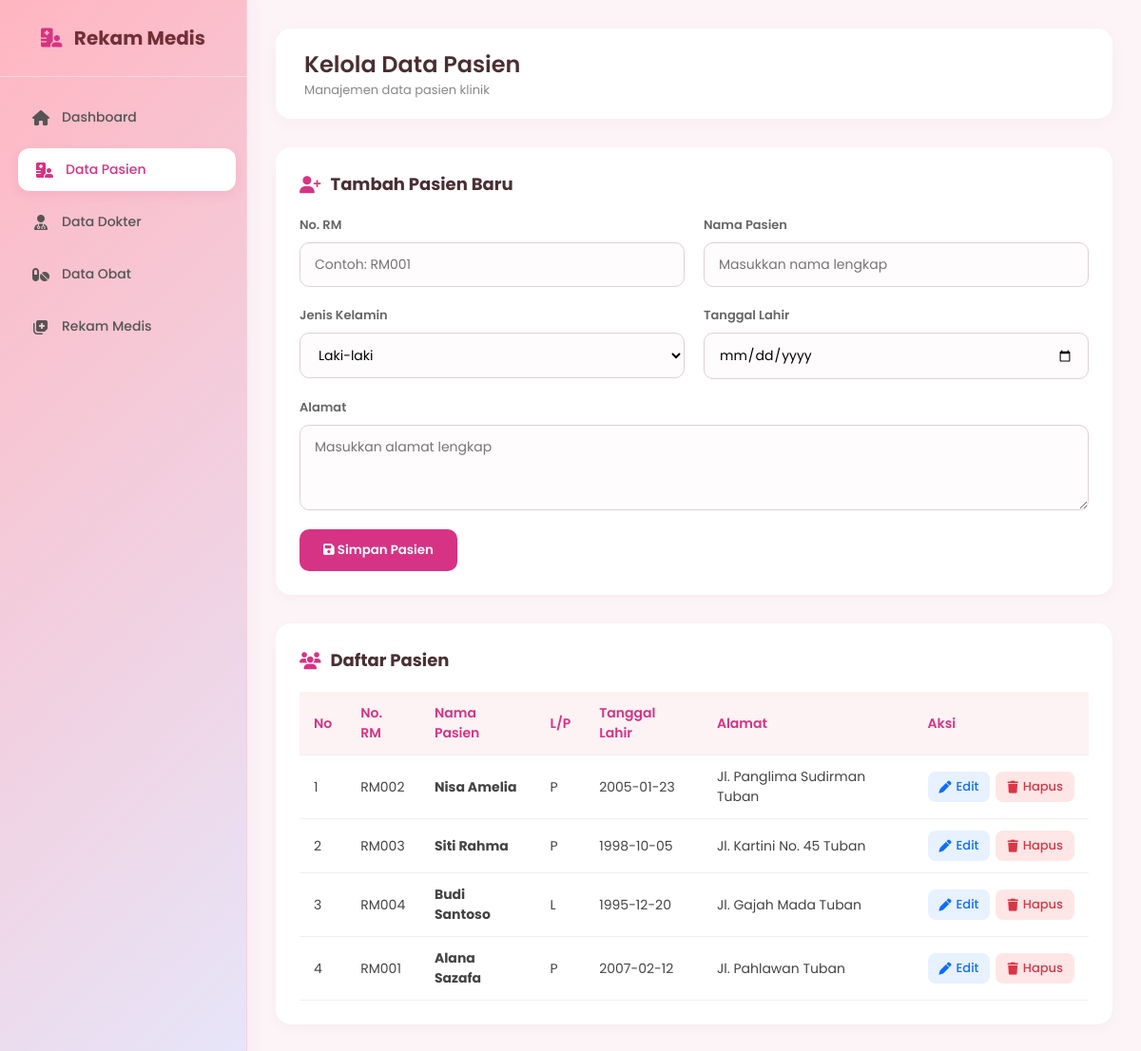
The app's page /pasien.php with its own data.
### tables this page shows
CREATE TABLE `pasien` (
  `id_pasien` int(11) NOT NULL,
  `no_rm` varchar(20) NOT NULL,
  `nama_pasien` varchar(100) NOT NULL,
  `jenis_kelamin` enum('L','P') NOT NULL,
  `tanggal_lahir` date NOT NULL,
  `alamat` text NOT NULL
);

### pasien.php (the view, shortened to what this page needs)
<?php
include 'koneksi.php';
$edit_Data = null;
?>
<!DOCTYPE html>
<html lang="id">
<head>
    <link rel="stylesheet" href="https://cdnjs.cloudflare.com/ajax/libs/font-awesome/6.4.0/css/all.min.css">
</head>
<body>
    <div class="sidebar">
        <div class="sidebar-brand">
            <i class="fa-solid fa-hospital-user"></i> Rekam Medis
        </div>
        <ul class="sidebar-menu">
            <li><a href="index.php"><i class="fa-solid fa-house"></i> Dashboard</a></li>
            <li><a href="pasien.php" class="active"><i class="fa-solid fa-hospital-user"></i> Data Pasien</a></li>
            <li><a href="dokter.php"><i class="fa-solid fa-user-doctor"></i> Data Dokter</a></li>
            <li><a href="obat.php"><i class="fa-solid fa-pills"></i> Data Obat</a></li>
            <li><a href="rekam_medis.php"><i class="fa-solid fa-notes-medical"></i> Rekam Medis</a></li>
        </ul>
    </div>
    <div class="main-content">
        <header>
            <div>
                <h1>Kelola Data Pasien</h1>
                <p style="font-size: 13px; color: #888;">Manajemen data pasien klinik</p>
            </div>
        </header>
        <div class="content-card">
            <h3>
                <i class="fa-solid <?= $edit_Data ? 'fa-user-pen' : 'fa-user-plus'; ?>" style="color: #d63384;"></i>
                <?= $edit_Data ? 'Edit Data Pasien' : 'Tambah Pasien Baru'; ?>
            </h3>
            <form method="POST">
                <div class="form-group">
                    <label>No. RM</label>
                    <input type="text" name="no_rm" placeholder="Contoh: RM001" value="<?= $edit_Data['no_rm'] ?? ''; ?>" required>
                </div>
                <div class="form-group">
                    <label>Nama Pasien</label>
                    <input type="text" name="nama_pasien" placeholder="Masukkan nama lengkap" value="<?= $edit_Data['nama_pasien'] ?? ''; ?>" required>
                </div>
                <div class="form-group">
                    <label>Jenis Kelamin</label>
                    <select name="jenis_kelamin">
                        <option value="L" <?= (isset($edit_Data['jenis_kelamin']) && $edit_Data['jenis_kelamin'] == 'L') ? 'selected' : ''; ?>>Laki-laki</option>
                    </select>
                </div>
                <div class="form-group">
                    <label>Tanggal Lahir</label>
                    <input type="date" name="tanggal_lahir" value="<?= $edit_Data['tanggal_lahir'] ?? ''; ?>" required>
                </div>
                <div class="form-group full">
                    <label>Alamat</label>
                    <textarea name="alamat" placeholder="Masukkan alamat lengkap" required><?= $edit_Data['alamat'] ?? ''; ?></textarea>
                </div>
                <div style="display: flex; grid-column: 1 / -1;">
                    <?php if ($edit_Data): ?>
                        <button type="submit" name="update"><i class="fa-solid fa-pen-to-square"></i> Update Data</button>
                        <a href="pasien.php" class="btn-batal">Batal</a>
                    <?php else: ?>
                        <button type="submit" name="tambah"><i class="fa-solid fa-floppy-disk"></i> Simpan Pasien</button>
                    <?php endif; ?>
                </div>
            </form>
        </div>
        <div class="content-card">
            <h3><i class="fa-solid fa-users" style="color: #d63384;"></i> Daftar Pasien</h3>
            <table>
                <thead>
                    <tr>
                        <th>No</th>
                        <th>No. RM</th>
                        <th>Nama Pasien</th>
                        <th>L/P</th>
                        <th>Tanggal Lahir</th>
                        <th>Alamat</th>
                        <th>Aksi</th>
                    </tr>
                </thead>
                <tbody>
                    <?php
                    $no = 1;
                    $data = mysqli_query($koneksi, "SELECT * FROM pasien");
                    while ($d = mysqli_fetch_assoc($data)) {
                    ?>
                    <tr>
                        <td><?= $no++; ?></td>
                        <td><?= $d['no_rm']; ?></td>
                        <td><b><?= $d['nama_pasien']; ?></b></td>
                        <td><?= $d['jenis_kelamin']; ?></td>
                        <td><?= $d['tanggal_lahir']; ?></td>
                        <td><?= $d['alamat']; ?></td>
                        <td>
                            <div class="btn-action-group">
                                <a href="pasien.php?edit=<?= $d['id_pasien']; ?>" class="btn-edit"><i class="fa-solid fa-pen"></i> Edit</a>
                                <button onclick="konfirmasiHapus(<?= $d['id_pasien']; ?>)" class="btn-delete"><i class="fa-solid fa-trash"></i> Hapus</button>
                            </div>
                        </td>
                    </tr>
                    <?php } ?>
                </tbody>
            </table>
        </div>
    </div>
</body>
</html>

### pasien.php (style rules this page uses)
* { margin: 0; padding: 0; box-sizing: border-box; font-family: 'Poppins', sans-serif; }
body { background-color: #fcf4f7; color: #444; display: flex; min-height: 100vh; }
.sidebar { width: 260px; background: linear-gradient(135deg, #ffb6c1, #e6e6fa); border-right: 1px solid #f3d1dc; display: flex; flex-direction: column; position: fixed; height: 100%; box-shadow: 4px 0 15px rgba(214, 51, 132, 0.05); }
.sidebar-brand { padding: 25px 20px; text-align: center; font-size: 20px; font-weight: 700; color: #722f37; border-bottom: 1px solid rgba(255,255,255,0.4); }
.sidebar-brand i { color: #d63384; margin-right: 8px; }
.sidebar-menu { list-style: none; padding: 20px 15px; }
.sidebar-menu li { margin-bottom: 10px; }
.sidebar-menu a { display: flex; align-items: center; gap: 12px; padding: 12px 18px; color: #555; text-decoration: none; font-weight: 500; font-size: 14px; border-radius: 12px; transition: all 0.3s ease; }
.sidebar-menu a:hover, .sidebar-menu a.active { background: #ffffff; color: #d63384; box-shadow: 0 4px 12px rgba(214, 51, 132, 0.1); transform: translateX(4px); }
.sidebar-menu a i { font-size: 16px; width: 20px; text-align: center; }
.main-content { margin-left: 260px; flex: 1; padding: 30px; }
header { display: flex; justify-content: space-between; align-items: center; background: #ffffff; padding: 20px 30px; border-radius: 16px; box-shadow: 0 4px 20px rgba(0,0,0,0.03); margin-bottom: 30px; }
header h1 { font-size: 24px; color: #4a2e35; font-weight: 600; }
.content-card { background: #ffffff; padding: 25px; border-radius: 16px; box-shadow: 0 4px 15px rgba(0,0,0,0.03); margin-bottom: 30px; }
.content-card h3 { font-size: 18px; color: #4a2e35; margin-bottom: 20px; display: flex; align-items: center; gap: 10px; }
form { display: grid; grid-template-columns: repeat(auto-fit, minmax(280px, 1fr)); gap: 20px; }
.form-group { display: flex; flex-direction: column; gap: 8px; }
.form-group.full { grid-column: 1 / -1; }
label { font-size: 13px; font-weight: 600; color: #666; }
input, select, textarea { width: 100%; padding: 12px 15px; border: 1px solid #e0d0d8; border-radius: 10px; font-size: 14px; background: #fffcfd; outline: none; transition: border-color 0.3s; }
textarea { resize: vertical; height: 90px; }
button, .btn-batal { background: #d63384; color: white; border: none; padding: 12px 25px; border-radius: 10px; font-weight: 600; cursor: pointer; transition: background 0.3s; grid-column: 1 / -1; width: max-content; text-decoration: none; display: inline-block; text-align: center; }
table { width: 100%; border-collapse: collapse; margin-top: 10px; }
table th, table td { padding: 12px 15px; text-align: left; font-size: 14px; border-bottom: 1px solid #f0f0f0; }
table th { background-color: #fdf2f4; color: #d63384; font-weight: 600; }
.btn-action-group { display: flex; gap: 6px; }
.btn-edit { color: #0d6efd; background: #e7f1ff; padding: 6px 12px; border-radius: 8px; text-decoration: none; font-size: 13px; font-weight: 500; display: inline-flex; align-items: center; gap: 5px; transition: background 0.3s; }
.btn-delete { color: #dc3545; background: #ffe6e6; padding: 6px 12px; border-radius: 8px; text-decoration: none; font-size: 13px; font-weight: 500; display: inline-flex; align-items: center; gap: 5px; transition: background 0.3s; border: none; cursor: pointer; }

### records on screen
pasien: no_rm "RM002", nama_pasien "Nisa Amelia", jenis_kelamin "P", tanggal_lahir "2005-01-23", alamat "Jl. Panglima Sudirman Tuban"
pasien: no_rm "RM003", nama_pasien "Siti Rahma", jenis_kelamin "P", tanggal_lahir "1998-10-05", alamat "Jl. Kartini No. 45 Tuban"
pasien: no_rm "RM004", nama_pasien "Budi Santoso", jenis_kelamin "L", tanggal_lahir "1995-12-20", alamat "Jl. Gajah Mada Tuban"
pasien: no_rm "RM001", nama_pasien "Alana Sazafa", jenis_kelamin "P", tanggal_lahir "2007-02-12", alamat "Jl. Pahlawan Tuban"
